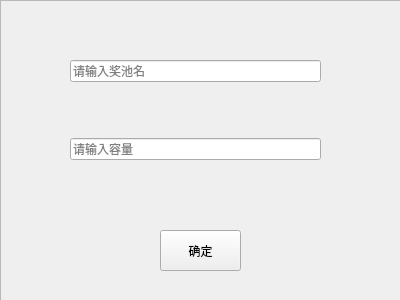
<?xml version="1.0" encoding="UTF-8"?>
<ui version="4.0">
 <class>Addgam</class>
 <widget class="QWidget" name="Addgam">
  <property name="geometry">
   <rect>
    <x>0</x>
    <y>0</y>
    <width>400</width>
    <height>300</height>
   </rect>
  </property>
  <property name="minimumSize">
   <size>
    <width>400</width>
    <height>300</height>
   </size>
  </property>
  <property name="windowTitle">
   <string>增加奖池</string>
  </property>
  <property name="windowIcon">
   <iconset resource="res.qrc">
    <normaloff>:/icon.jpg</normaloff>:/icon.jpg</iconset>
  </property>
  <widget class="QFrame" name="frame">
   <property name="geometry">
    <rect>
     <x>0</x>
     <y>0</y>
     <width>401</width>
     <height>301</height>
    </rect>
   </property>
   <property name="styleSheet">
    <string notr="true">background-image: url(:/login.png);</string>
   </property>
   <property name="frameShape">
    <enum>QFrame::StyledPanel</enum>
   </property>
   <property name="frameShadow">
    <enum>QFrame::Raised</enum>
   </property>
  </widget>
  <widget class="QWidget" name="widget" native="true">
   <property name="geometry">
    <rect>
     <x>70</x>
     <y>10</y>
     <width>251</width>
     <height>201</height>
    </rect>
   </property>
   <layout class="QVBoxLayout" name="verticalLayout">
    <item>
     <widget class="QLineEdit" name="gamblenameinput">
      <property name="placeholderText">
       <string>请输入奖池名</string>
      </property>
     </widget>
    </item>
    <item>
     <widget class="QLineEdit" name="totalinput">
      <property name="placeholderText">
       <string>请输入容量</string>
      </property>
     </widget>
    </item>
   </layout>
  </widget>
  <widget class="QPushButton" name="addd">
   <property name="geometry">
    <rect>
     <x>160</x>
     <y>230</y>
     <width>81</width>
     <height>41</height>
    </rect>
   </property>
   <property name="text">
    <string>确定</string>
   </property>
  </widget>
 </widget>
 <resources>
  <include location="res.qrc"/>
 </resources>
 <connections/>
</ui>
